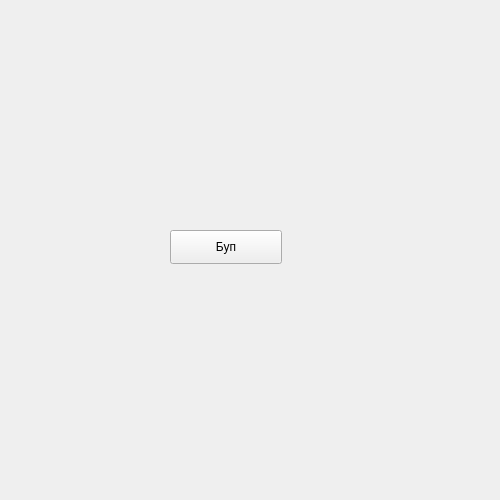
<?xml version="1.0" encoding="UTF-8"?>
<ui version="4.0">
 <class>Form</class>
 <widget class="QWidget" name="Form">
  <property name="geometry">
   <rect>
    <x>0</x>
    <y>0</y>
    <width>500</width>
    <height>500</height>
   </rect>
  </property>
  <property name="windowTitle">
   <string>Form</string>
  </property>
  <widget class="QPushButton" name="pushButton">
   <property name="geometry">
    <rect>
     <x>170</x>
     <y>230</y>
     <width>112</width>
     <height>34</height>
    </rect>
   </property>
   <property name="text">
    <string>Буп</string>
   </property>
  </widget>
 </widget>
 <resources/>
 <connections/>
</ui>
